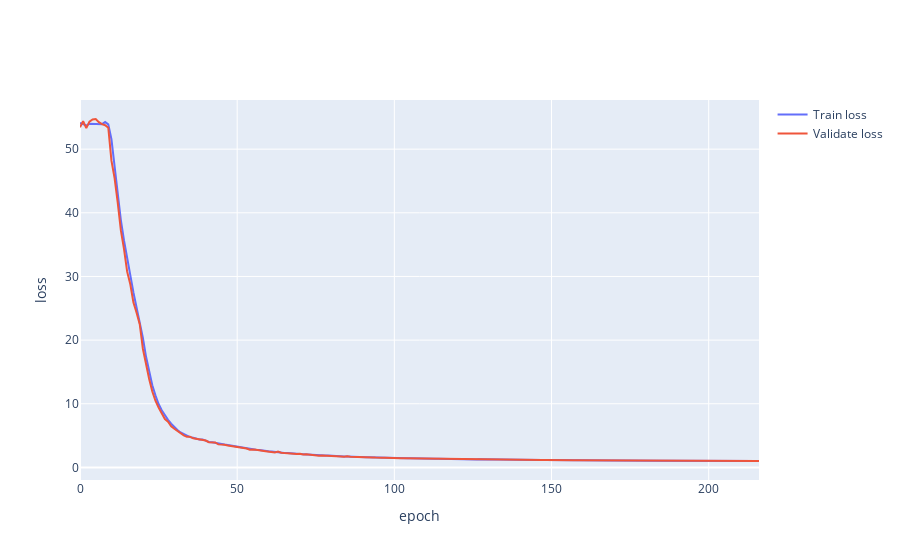

This figure's notebook cell:
### Code cell
TrainLib.train_model(model, TrainLib.scalar_dot_predictor, train_dataloader,
                     val_dataloader, 1000, 3e-7, start_epoch=0, gamma=0.8, step_size=10, device=device)

### Figure 1 — Plotly figure (JSON) as saved in the notebook; plotly's stock layout.template omitted (floating-point values rounded to 4 significant figures; data arrays with more than 128 entries replaced by an {"elided": "..."} marker saying what was removed)
{"data": [{"mode": "lines", "name": "Train loss", "type": "scatter", "x": {"elided": "217 int values"}, "y": {"elided": "217 float values"}}, {"mode": "lines", "name": "Validate loss", "type": "scatter", "x": {"elided": "217 int values"}, "y": {"elided": "217 float values"}}], "layout": {"xaxis": {"title": {"text": "epoch"}}, "yaxis": {"title": {"text": "loss"}}}}
